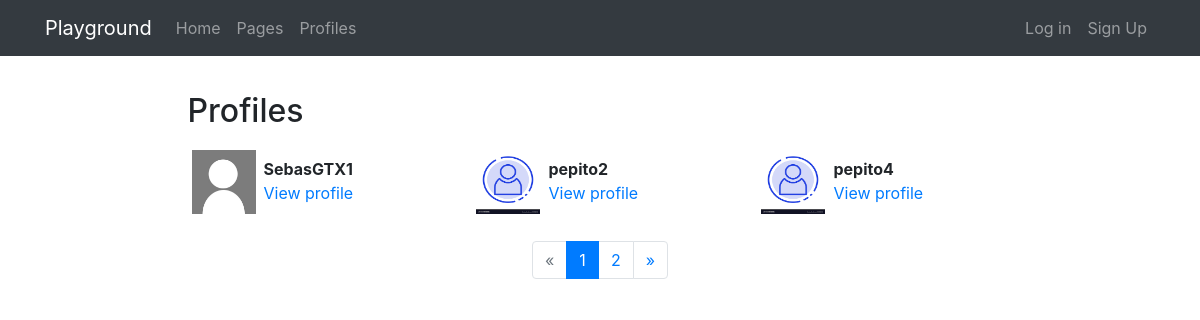
Before: /profiles/ with the older database file.
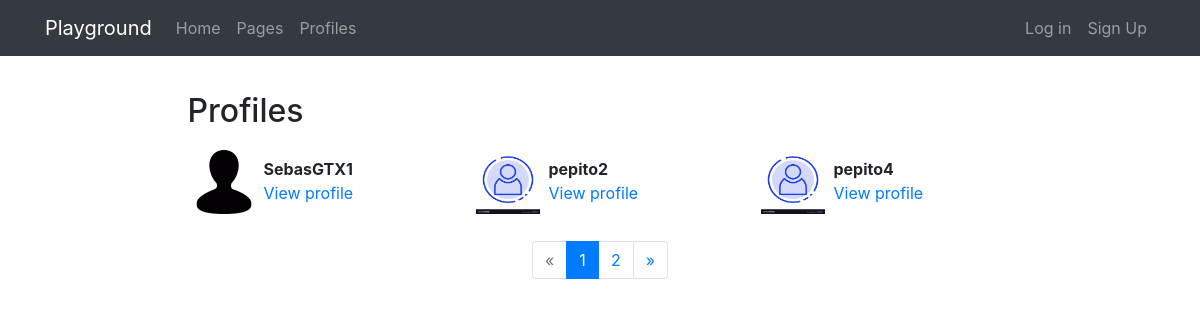
After: the same page with the newer database file.
### registration/models.py (models this page shows)
class Profile(models.Model):
    user = models.OneToOneField(User, on_delete=models.CASCADE)
    avatar = models.ImageField(upload_to=custom_upload_to, null=True, blank=True)
    bio = models.TextField(null=True, blank=True)
    link = models.URLField(max_length=200, null=True, blank=True)
    class Meta:
        ordering = ['user__username']

### Profiles/views.py (the view)
# urls.py: path('', ProfileListView.as_view(), name='list'),
class ProfileListView(ListView):
    model = Profile
    template_name = 'profiles/profile_list.html'
    paginate_by = 3

### Profiles/templates/profiles/profile_list.html (shortened to what this page needs)
{% extends 'core/base.html' %}
{% load static %}
{% block content %}
<main role="main">
  <div class="container">
    <div class="row mt-3">
      <div class="col-md-9 mx-auto mb-5">
        <h2>Profiles</h2>
        <div class="row">
          {% for profile in profile_list %}
            <div class="col-md-4 mt-2 mb-3 ">
              <div class="row p-1">
                <div class="col-md-12">
                  {% if profile.avatar %}
                    <img src="{{profile.avatar.url}}" class="img-fluid profile-avatar">
                  {% else %}
                    <img src="{% static 'registration/img/no-avatar.jpg' %}" class="img-fluid profile-avatar">
                  {% endif %}
                  <p class="profile-data">
                    <b>{{profile.user|truncatechars:"16"}}</b><br>
                    <a href="{% url 'profiles:detail' profile.user %}">View profile</a>
                  </p>
                </div>
              </div>
            </div>
          {% endfor %}
        </div>
        {% if is_paginated %}
        <nav aria-label="Page navigation">
          <ul class="pagination justify-content-center">
            {% if page_obj.has_previous %}
              <li class="page-item ">
                <a class="page-link" href="?page={{ page_obj.previous_page_number }}">&laquo;</a>
              </li>
            {% else %}
              <li class="page-item disabled">
                <a class="page-link" href="#" tabindex="-1">&laquo;</a>
              </li>
            {% endif %}
            {% for i in paginator.page_range %}
              <li class="page-item {% if page_obj.number == i %}active{% endif %}">
                <a class="page-link" href="?page={{ i }}">{{ i }}</a>
              </li>
            {% endfor %}
            {% if page_obj.has_next %}
              <li class="page-item ">
                <a class="page-link" href="?page={{ page_obj.next_page_number }}">&raquo;</a>
              </li>
            {% else %}
              <li class="page-item disabled">
                <a class="page-link" href="#" tabindex="-1">&raquo;</a>
              </li>
            {% endif %}
          </ul>
        </nav>
        {% endif %}
      </div>
    </div>
  </div>
</main>
{% endblock %}

### core/templates/core/base.html (shortened to what this page needs)
<!DOCTYPE html>
<html lang="en">
  <head>
    {% load static %}
    <link href="{% static 'core/vendor/bootstrap/css/bootstrap.min.css' %}" rel="stylesheet">
    <link href="{% static 'core/vendor/font-awesome/css/font-awesome.min.css' %}" rel="stylesheet" type="text/css">
    <link href="{% static 'core/css/main.css' %}" rel="stylesheet">
  </head>
  <body>
    <body>
      <nav class="navbar navbar-expand-lg navbar-dark bg-dark">
        <div class="container">
          <a class="navbar-brand" href="{% url 'home' %}">Playground</a>
          <div class="collapse navbar-collapse" id="ned">
            <ul class="navbar-nav mr-auto">
              <li class="nav-item">
                <a class="nav-link" href="{% url 'home' %}">Home</a>
              </li>
              <li class="nav-item">
                <a class="nav-link" href="{% url 'pages:pages' %}">Pages</a>
              </li>
              <li class="nav-item">
                <a class="nav-link" href="{% url 'profiles:list' %}">Profiles</a>
              </li>
            </ul>
            <ul class="navbar-nav">
              {% if not request.user.is_authenticated %}
                <li class="nav-item">
                  <a class="nav-link" href="{% url 'login' %}">Log in</a>
                </li>
                <li class="nav-item">
                  <a class="nav-link" href="{% url 'signup' %}">Sign Up</a>
                </li>
              {% endif %}
            </ul>
          </div>
        </div>
      </nav>
      {% block content %}{% endblock %}
  </body>
</html>

### core/static/core/css/main.css (style rules this page uses)
main { padding-top: 20px; }
:root { --jumbotron-padding-y: 3rem; }

### Profiles/templates/profiles/profile_list.html (style rules this page uses)
.profile-avatar { float:left;width:4rem;height:4rem }
.profile-data { padding-left:4.5rem;padding-top:.4rem; }

Changed rows visible on the page:
changed Profile "SebasGTX1": avatar: picture added
